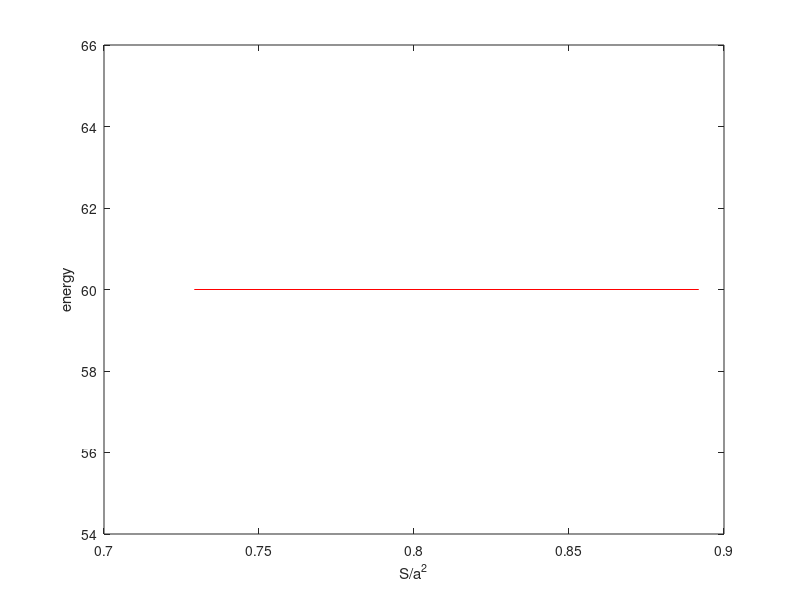

MATLAB code to generate this figure: (Note: this script raises an error after producing the figure.)
close all;
clear all;
% num1= xlsread('C:\Users\BabaChattopadhyay\Desktop\rishi_codes\Book1.xlsx','Sheet1');
% num2= xlsread('C:\Users\BabaChattopadhyay\Desktop\rishi_codes\Book1.xlsx','Sheet2');
% figure(1)
% plot(num1,num2);
% hold on;

%% defining initial parameters %%
R=.1;
s=2;
div=10;
pitch=1/div;
N=25;
M=700;
Adot = 1;
theta=60;
dt = 0.004;
alpha=90-theta:2*theta/N:90+theta;

pp = [R*cosd(alpha') R*sind(alpha')-R*cosd(theta)];

% out=mvsplint(pp,N);

theta_odd=60;
theta_even=30;
lca=theta;
RR=R;
 A=RR^2*(lca*pi/180-sind(2*lca)/2)/2;
 r=(pp(1,1)-pp(N,1))/2;


 %% start %%
 counter=1;
 tt=1;
 for count=1:M
    
     
   
    peri=2*lca*pi/180*RR;
%       for i=1:N-1
%     peri=peri+sqrt((out(i+1,1)-out(i,1))^2+(out(i+1,2)-out(i,2))^2);
%       end
    
    perimeter(counter)=peri;
    perturbation_factor=1000*N/peri;
% %     
%      perturbation_L = (R^2*(pi*lca/90 -sind(2*lca))/(perturbation_factor*sind(lca)));
 perturbation_L=.01;
     if mod(floor(div*pp(1,1)+1), s) == 0 
         theta_comp=theta_even;
     else
       theta_comp=theta_odd;
     end
if ((lca-theta_comp)==0)
    pp(1,1)=pp(1,1)+perturbation_L;
    pp(N,1)=pp(N,1)-perturbation_L;
    r=(pp(1,1)-pp(N,1))/2;
    RR=r*cscd(lca);
    A=RR^2*(2*lca*pi/180-sind(2*lca))/2;
    lca=theta_comp;
end
if(lca-theta_comp)>0
    pp(1,1)=pp(1,1)+perturbation_L;
    pp(N,1)=pp(N,1)-perturbation_L;
    r=(pp(1,1)-pp(N,1))/2;
    
 angle_value= non_liner_solver(pp,N,area(counter-1),lca);
 lca=angle_value;
 if (lca-theta_comp)<.1
     lca=theta_comp;
 end
 RR=r*cscd(lca);
end

if (lca-theta_comp)<0
    lca=lca+.1;
 r=(pp(1,1)-pp(N,1))/2;
RR=r*cscd(lca);
A=RR^2*(2*lca*pi/180-sind(2*lca))/2;
end

  %% calculating number of strips %%
    comp=(pp(1,1)-floor(pp(1,1)/pitch));
    if (comp==0||comp>pitch/2)
        num_strips=2*floor(pp(1,1)/pitch)-1;
    else  comp<=pitch/2;
        num_strips=2*floor(pp(1,1)/pitch)+1;
    end
%% how many %%
if mod(floor(div*pp(N,1)), s)==0
    num_strips_theta_oddl=floor(num_strips/2)+1;
   
else
    num_strips_theta_oddl=floor(num_strips/2);
end
num_strips_theta_evenl=num_strips- num_strips_theta_oddl;
%% calculating the last angle %%
if num_strips_theta_evenl>num_strips_theta_oddl
    last_angle=theta_odd;
else
    last_angle=theta_even;
end
%% energy calculation %%

Energy_circle(counter)=RR*2*lca*pi/(180)-num_strips_theta_evenl*cosd(theta_even)- num_strips_theta_oddl*cosd(theta_odd)-2*cosd(last_angle)*comp;
  angle(counter)=lca;
     area(counter)=A;
     radius(counter)=r;
     
counter=counter+1;
c(tt)=counter;
tt=tt+1;
figure(1)
% subplot(3,1,1)
% axis([28 62 0 1])
% xlabel('S/a^2');
% ylabel('theta')
% 
% plot(area,angle)
% subplot(3,1,2)
% plot(area,radius)
% 
% xlabel('S/a^2');
% ylabel('radius');
% subplot(3,1,3)


plot(area/pitch^2,angle,'r');
% axis([0 90 0 62]);
xlabel('S/a^2');
ylabel('energy');

 end
    
    